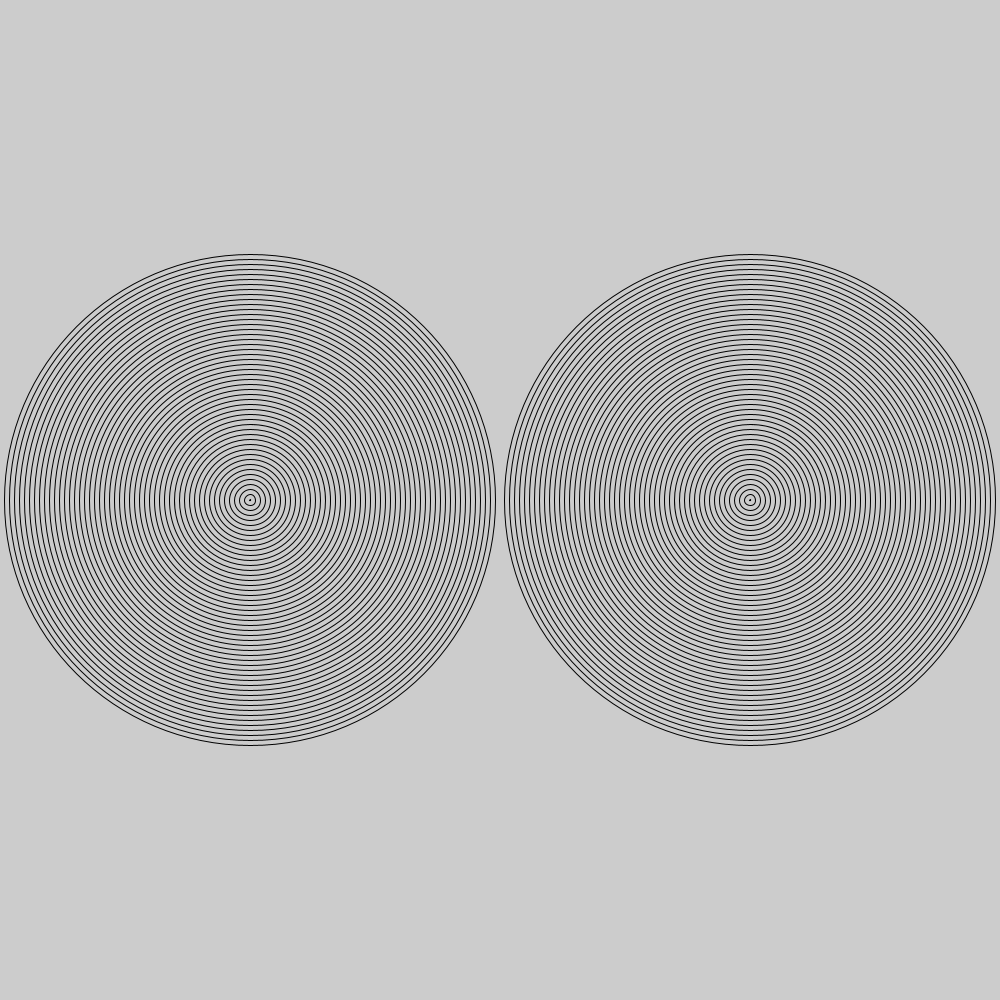
Frame 1 (no input)
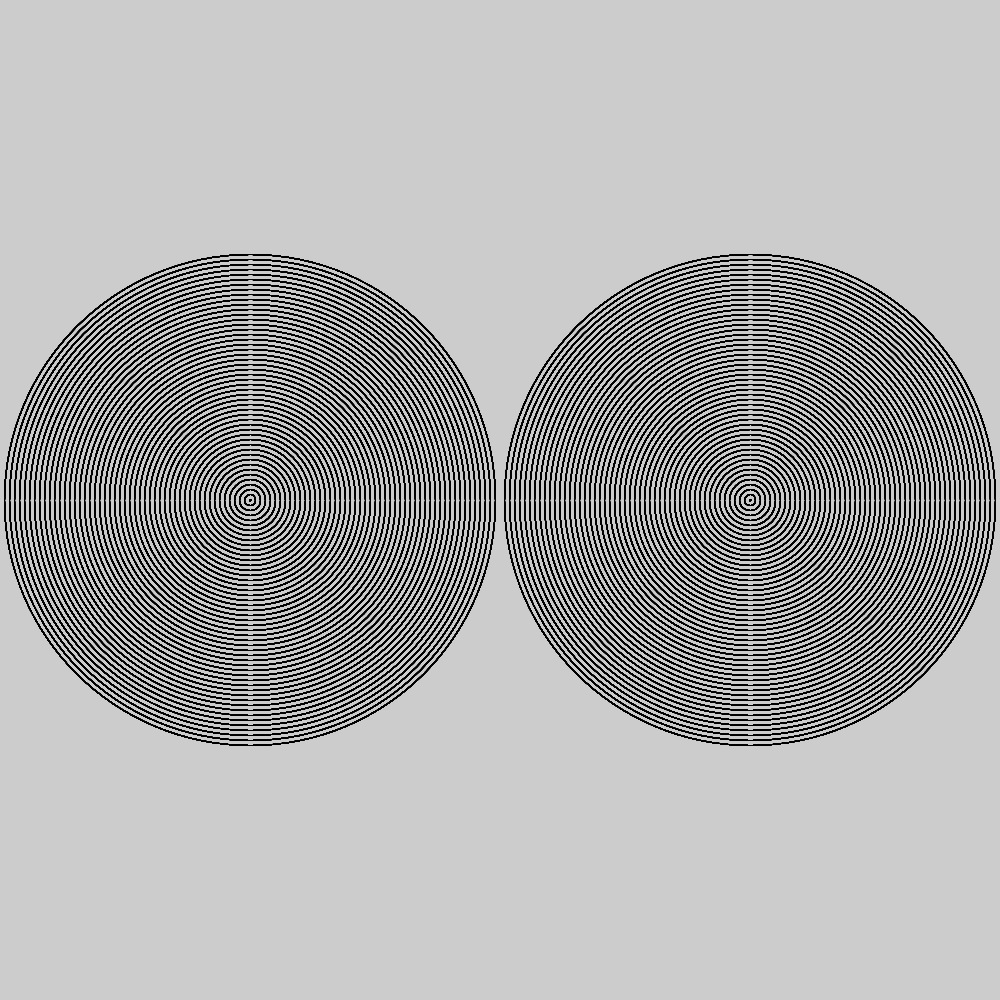
Frame 60 (the mouse pressed at the canvas centre just before this capture)
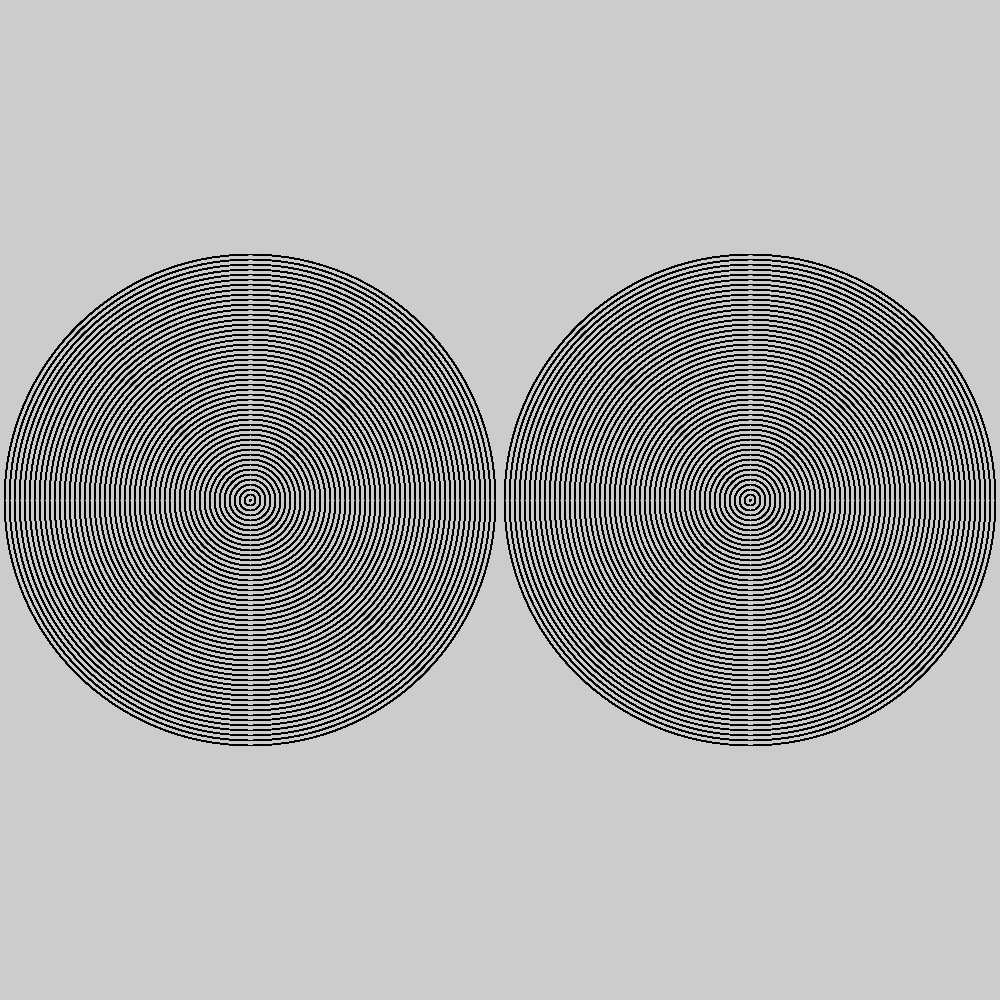
Frame 120 (the mouse held since frame 60 and released just before this capture)

The Processing sketch that drew these frames (run headless with seeded random() and noise(); from frame 60 on, the mouse is pressed at the canvas centre):

// Processing sketch: ilusions
// ── ilusions.pde
void setup()
{
 size (1000, 1000); 
  
  
  
}
void draw()
{
  
  for(int i = 1; i < 501; i+=10){
    noFill();
 ellipse(250, 500, i, i); 
  } 
   for(int i = 1; i < 501; i+=10){
    noFill();
 ellipse(750, 500, i, i); 
  }
  
}
